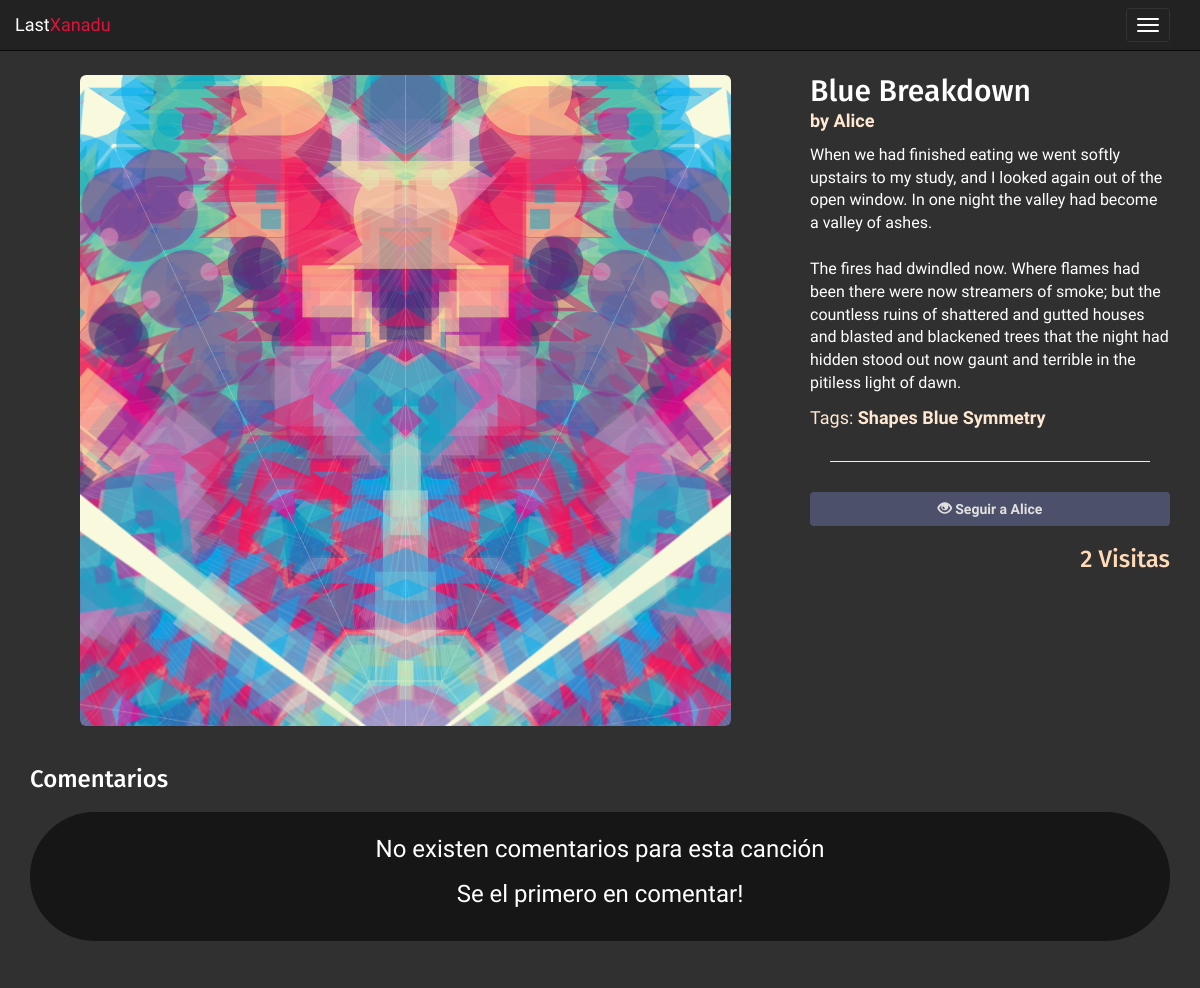
/illust.php?id=28, run on the app's committed database.
### tables this page shows
CREATE TABLE IF NOT EXISTS `posts` (
  `post_id` int(11) NOT NULL AUTO_INCREMENT,
  `post_type` enum('Song','Picture') NOT NULL,
  `post_owner` int(11) NOT NULL,
  `post_title` varchar(40) NOT NULL,
  `post_description` varchar(500) NOT NULL,
  `post_tags` varchar(255) NOT NULL,
  `post_song` varchar(255) NOT NULL,
  `post_illust` varchar(255) NOT NULL,
  `post_views` int(11) NOT NULL,
  `post_favourites` int(11) NOT NULL,
  `post_flags` int(11) NOT NULL,
  `post_date` timestamp NOT NULL DEFAULT CURRENT_TIMESTAMP,
  PRIMARY KEY (`post_id`),
  KEY `emisor` (`post_owner`),
  KEY `receptor` (`post_title`)
);

CREATE TABLE IF NOT EXISTS `users` (
  `user_id` int(11) NOT NULL AUTO_INCREMENT,
  `user_name` varchar(20) NOT NULL,
  `user_avatar` varchar(255) NOT NULL,
  `user_description` varchar(500) NOT NULL,
  `user_type` enum('Illustrator','Composer','Admin') NOT NULL,
  `user_following` text NOT NULL,
  `user_followers` text NOT NULL,
  `user_email` varchar(40) NOT NULL,
  `user_pass` varchar(255) NOT NULL,
  `user_favourites` text NOT NULL,
  PRIMARY KEY (`user_id`)
);

### includes/functions.php (called while the page is built, shortened)
<?php
function get_user_from_id($mysqli, $id){
	$query = "SELECT * FROM users WHERE user_id='$id'";
	$resultado = $mysqli->query($query) or die ($mysqli->error. " en la línea ".(__LINE__-1));
	$stuff = $resultado->fetch_assoc();
	return $stuff;
}
function get_post($mysqli, $id){
	$query = "SELECT * FROM posts WHERE post_id='$id'";
	$resultado = $mysqli->query($query) or die ($mysqli->error. " en la línea ".(__LINE__-1));
	$stuff = $resultado->fetch_assoc();
	return $stuff;
}
?>

### illust.php (the view, shortened to what this page needs)
<?php
require "includes/db.php";
?>
<!DOCTYPE html>
<html lang="es">
<head>
	<?php require "includes/head.php"; ?>
	<link rel="stylesheet" type="text/css" href="css/post-style.css">
	<link rel="stylesheet" type="text/css" href="css/buttons.css">
</head>
<body>
	<?php require "includes/navbar.php"; ?>
	<?php require "includes/functions.php"; ?>
	<div class="container">
		<?php
		if (!isset($_GET['id'])) {
			echo '
			<div class="row section something-bad">
				<p> No se ha introducido ningun ID </p>
			</div>
			';
		} else {
			$secure_id = mysqli_real_escape_string($mysqli,stripslashes( $_GET['id']));
			$post = get_post($mysqli, $secure_id);
			if (is_null($post)) {
				echo '
				<div class="row section something-bad">
					<p> La Ilustración con el ID intoducido no existe o ha sido eliminada </p>
				</div>
				';
			} else {
				if ($post['post_type'] == 'Picture') {
					$us = get_user_from_id($mysqli, $post["post_owner"]);
					echo '
					<div class="row">
						<div class="col-md-12 illust-text">
							<div class="row">
								<div class="col-md-8">
									<div>
										<img alt="Ilustración" id="illust" class="img-rounded img-responsive" src="'.$post["post_illust"].'">
									</div>
								</div>
								<div class="col-md-4">
									<div>
										<div id="author-info">
											<h2>'.$post["post_title"].'</h2><br>
											<p class="text-change"><a href="user.php?id='.$us["user_id"].'">by '.$us["user_name"].'</a></p>
										</div>
										<p class="bigger-text"> '.nl2br($post["post_description"]).' </p><br>
										<p class="text-change">Tags: ';
											$array = $post["post_tags"];
											$tags = explode(",", $array);
											if (count($tags) > 0) {
												foreach ($tags as $tag) {
													echo '<a href="search.php?texto='.(trim($tag)).'">'.$tag.'</a> ';
												}
											} else {
												echo 'No Tags';
											}
											echo '
										</p>
										<div>
											<hr>';
											if (!isset($_SESSION['user_id'])) {
												echo '
												<a class="btn btn-follow" href="follow.php?id='.$us["user_id"].'"> <span class="glyphicon glyphicon-eye-open"></span>  Seguir a '.$us["user_name"].'</a><br>
												';
											}
											echo'
										</div>
										<div class="points">
											<h3>'.$post["post_views"].' Visitas</h3>
										</div>
									</div>
								</div>
							</div>
						</div>
					</div>
					';
					echo '
					<div class="row section">
						<div class="col-md-12">
							<div class="row">
								<div class="col-md-12">
									<h3>Comentarios</h3>
								</div>
							</div>';
							$query = "SELECT * FROM comments WHERE comment_post='".$post['post_id']."' ORDER BY comment_date DESC";
							$resultado = $mysqli->query($query) or die ($mysqli->error. " en la línea ".(__LINE__-1));
							if (is_null($resultado) || mysqli_num_rows($resultado)==0) {
								echo '
								<div class="row section something-bad">
									<p> No existen comentarios para esta canción</p>
									<br>
									<p> Se el primero en comentar! </p>
								</div>
								';
							}
							echo '
						</div>
					</div>';
				} else {
					echo '
					<div class="row section something-bad">
						<p> El ID introducido no es de tipo "Ilustración" </p>
					</div>
					';
				}
			}
		}
		?>
	</div>
</body>
</html>

### css/body-style.css (style rules this page uses)
a { color: gray; display: inline-block; }
body { margin-top:75px; background: url('../img/silkbrush8.png'); background-repeat: no-repeat; background-color: #303030; background-attachment: fixed; color: white; }
.something-bad { padding: 20px; color: white; margin-left: 0; margin-right: 0; background-color: #171616; text-align: center; font-size: 24px; border-radius: 100px; }
.section { margin-top: 20px; margin-bottom: 20px; }

### css/post-style.css (style rules this page uses)
body { font-family: 'Oxygen', sans-serif; }
body h1, h2, h3 { font-family: 'Fira Sans', sans-serif; }
.container > div { margin-bottom: 40px; }
#author-info h2, h3 { margin: 0; }
#author-info h2, p { display: inline-block; }
.text-change { font-size: 18px; color: #FFE8D1; }
.text-change a { color: #FFE8D1; }
#illust { max-width: 100%; display: block; margin: auto; background-color: black; }
.illust-text a { font-weight: bolder; }
.bigger-text { font-size: 16px; }
.points { float: right; color: peachpuff; margin-top: 20px; }
.illust-text .col-md-4 .btn { margin-top: 10px; width: 100%; }
hr { margin: 20px; }

### css/buttons.css (style rules this page uses)
.btn-follow { color: #ffffff; background-color: #535675; opacity: 0.85; }

### data on the page
posts: post_illust (picture), post_title "Blue Breakdown", post_description "When we had finished eating we went softly upstairs to my study, and I looked again out of the open window. In one night the valley had become a valley of ashes. The fires had dwindled now. Where flames had been there were now streamers of smoke; but the countless ruins of shattered and gutted houses and blasted and blackened trees that the night had hidden stood out now gaunt and terrible in the pitiless light of dawn.", post_tags "Shapes", post_tags "Blue", post_tags "Symmetry", post_views "2"
users: user_name "Alice"
